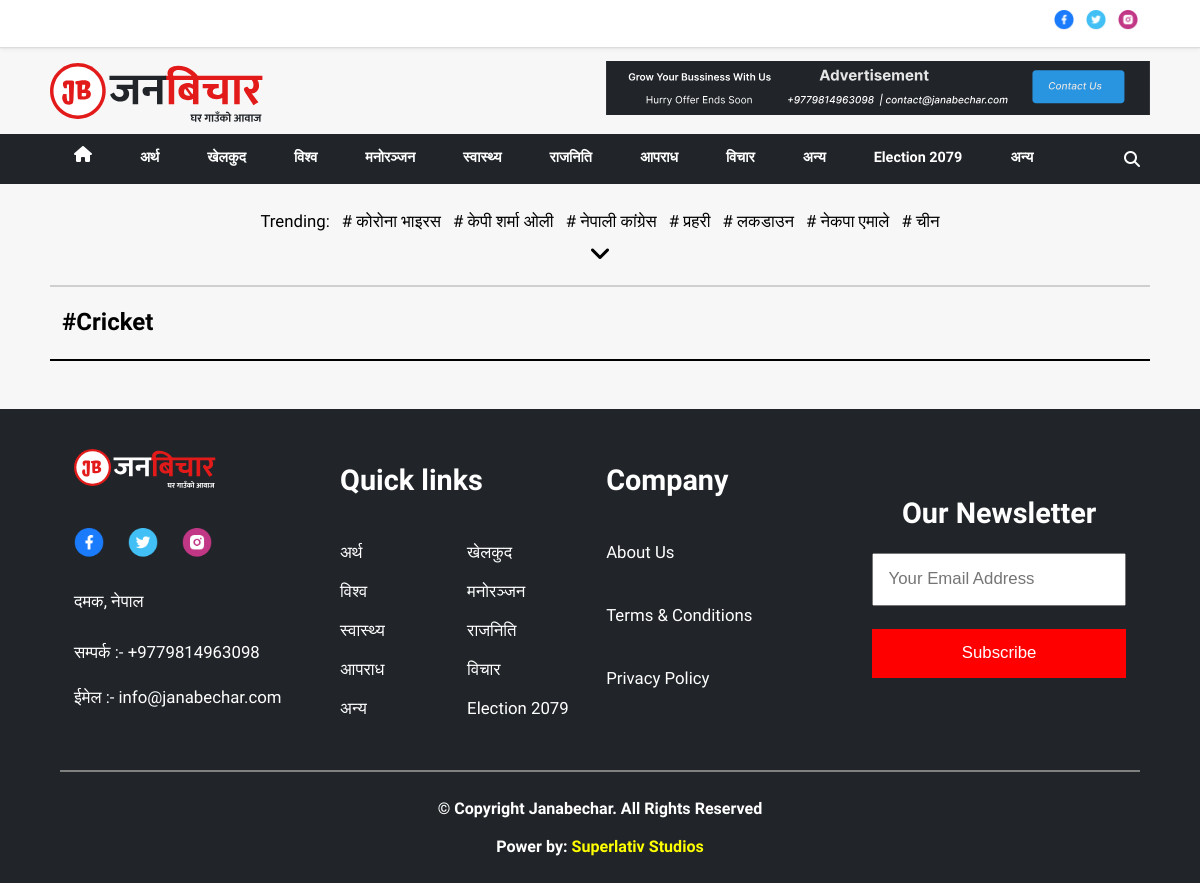
/tag/Cricket/, run on an earlier commit of the app's database.
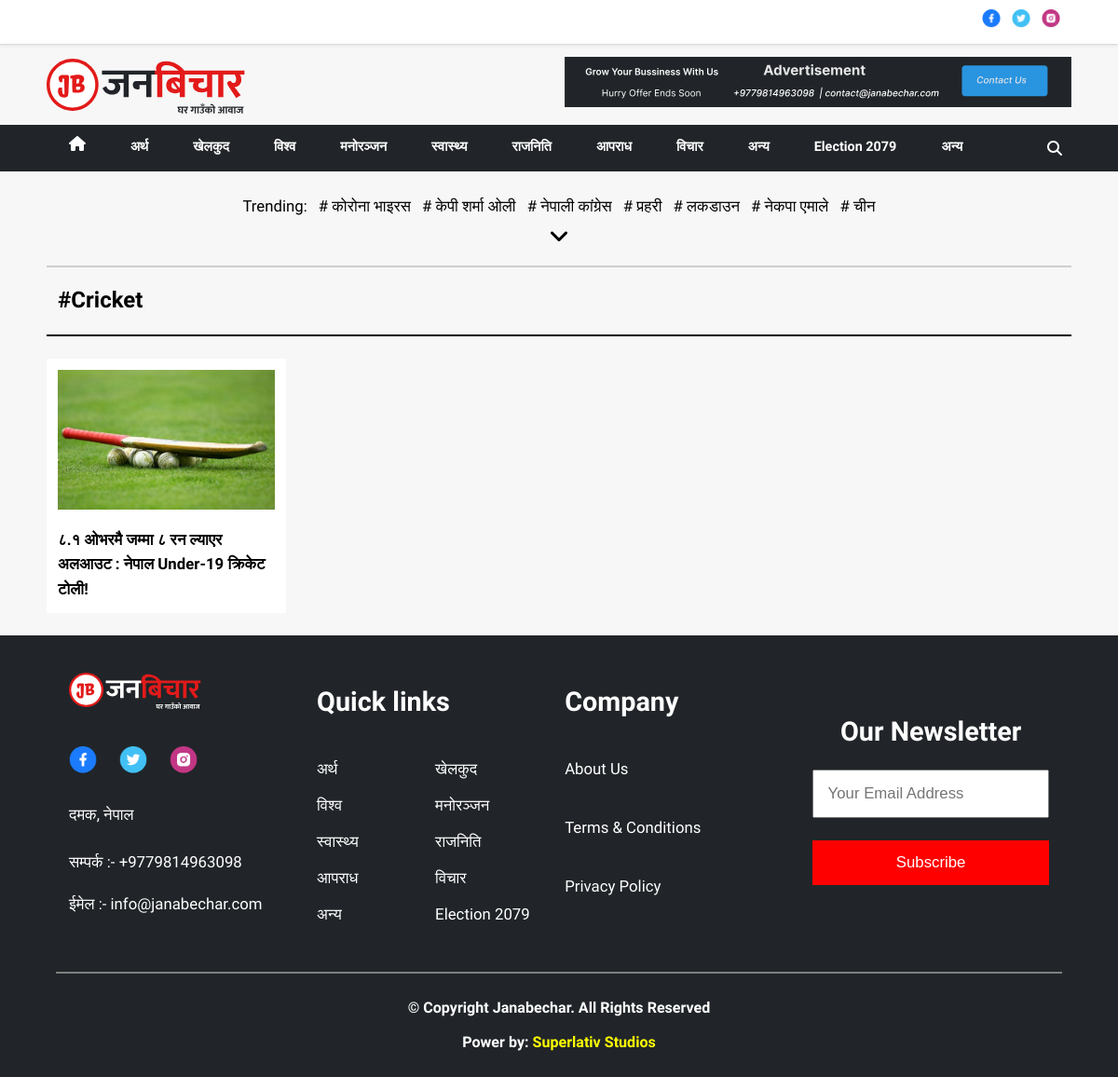
And on a later commit of the database.
### news/models.py (models this page shows, shortened)
class Category(models.Model):
    title = models.CharField(max_length=200, blank=True, null=True)
    name = models.CharField(max_length=200)

class Tag(models.Model):
    name = models.CharField(max_length=200)
    created_at = models.DateTimeField(auto_now_add=True)

class News(models.Model):
    title = models.CharField(max_length=500)
    is_highlighted = models.BooleanField(default=False)
    is_main = models.BooleanField(default=False)
    category = models.ForeignKey(
        Category, on_delete=models.CASCADE, related_name='cat')
    tag = models.ManyToManyField(
        Tag, blank=True, related_name='tag')
    description = models.TextField(blank=True, null=True)
    content = RichTextUploadingField(blank=True, null=True)
    image = models.ImageField(blank=True, upload_to=get_obs_upload_path())
    published_at = models.DateTimeField()
    updated_at = models.DateTimeField(auto_now=True)
    class Meta:
        verbose_name_plural = 'News'

### news/views.py (the view)
# urls.py: path("tag/<str:name>/", tag, name="tag"),
def tag(request, name):
    npdate = TodayBS()
    tags = Tag.objects.all()
    categories = Category.objects.all()
    news = News.objects.filter(tag__name=name).order_by('-published_at')
    page = "tag"
    context = {
        'npdate': npdate,
        'title': name,
        'page': page,
        'news': news,
        'tags': tags,
        'categories': categories,
    }
    return render(request, 'tage.html', context)

### news/utils.py (called while the page is built)
def TodayBS():
    today = datetime.now()
    date = convert_AD_to_BS(today.year, today.month, today.day)
    ne_date = bsdate(date[0], date[1], date[2])
    return ne_date.strftime("%B %d %Y,%A", lang='ne')

### templates/tage.html (shortened to what this page needs)
{% extends 'base.html' %}
{% load static %}
{% block content %}
<div class="fs-2 fw-bold pl-1  pv-1-5 border-style  my-container">#{{title}} </div>
<div class="my-container grid grid-column-4-1fr mob-grid gap-2 pt-2 pb-2">
    {% for new in news%}
    {% include 'include/news-article.html' %}
    {%endfor%}
</div>
{% endblock %}

### templates/include/header.html (shortened to what this page needs)
{% load static%}
<div class="expanded-w h-48 center border-bottom-1-gray box-white">
    <div class="row sb ai-center my-container pl-1 pr-1">
        <div class="row gap-1 center">
            <a href="#"> <img class="h-20" src="{% static 'media/Facebook.png' %}" alt=""></a>
            <a href="#"> <img class="h-20" src="{% static 'media/Twitter.png' %}" alt=""></a>
            <a href="#"> <img class="h-20" src="{% static 'media/Instagram.png' %}" alt=""></a>
        </div>
    </div>
</div>
<div class="my-container pv-0-5">
    <div class="grid-column-2-1fr mob-grid center gap-1">
        <div class="expanded-w center-800">
            <img class="cover expanded-40 pointer" onclick="redirectHome()"
                src="{% static 'media/logo/janabechar.svg' %}" alt="">
        </div>
        <div class="">
            <img class="cover expanded-w" src="{% static 'media/banner/banner.svg' %}" alt="">
        </div>
    </div>
</div>
<div class="nav-wrapper expanded-w bg-lightblack" id="nav-wrapper">
    <div class="container my-container ">
        <div class="menu-items fs-1-2" id="menu-items">
            {% if page == 'home' %}
            <a class="nav-link active text-white" href="{% url 'home' %}"> <i class="fa fa-home"
                    aria-hidden="true"></i></a>
            {% else %}
            <a class="nav-link" href="{% url 'home' %}"> <i class="fa fa-home" aria-hidden="true"></i></a>
            {% endif %}
            {% for category in categories %}
            {% if page == category.title %}
            <a class="nav-link active text-white" href="{% url 'category' title=category.title %}">{{category.name}}</a>
            {% else %}
            <a class="nav-link" href="{% url 'category' title=category.title %}">{{category.name}}</a>
            {% endif %}
            {%endfor%}
            <a class="nav-link" href="{% url 'category' title='more' %}">अन्य</a>
        </div>
        <div class="column">
            <i class="fa fa-search padding-10 text-white pointer" id="search-icon" aria-hidden="true"
                onclick="showSearchInput()">
            </i>
        </div>
    </div>
</div>

### templates/include/trending.html (shortened to what this page needs)
{% load static%}
<div class="my-container pad-2 fs-1-4 center bxshadow pt-2 pb-1">
    <div class="row-wrapper gap-1">
        <p>Trending:</p>
        {% for tag in tags %} {% if forloop.counter < 8 %} <a href="{% url 'tag' name=tag.name %}"># {{tag.name}}</a>
            {% endif %}
            {% endfor %}
    </div>
    <div class=" fw-bold">
        <p id="show-tag" class="pointer fs-2" onclick="showtages()">
            <i class="fa fa-angle-down" aria-hidden="true"></i>
        </p>
    </div>
</div>

### templates/include/news-article.html
{% load static %}
<div class="expanded-w bg-white pad-1">
    <a href="{% url 'news' id=new.id %}">
        <img class="expanded-w  h-150 cover pointer" src="{{new.image.url}}" alt="">
    </a>
    <div class="line-limit-3 fs-1-4 fw-bold pt-1">
        <a href="{% url 'news' id=new.id %}">
            {{new.title}}
        </a>
    </div>
</div>

### templates/include/footer.html (shortened to what this page needs)
{% load static %}
<footer class="expanded center bg-lightblack  ">
    <div class="my-container pad-2 grid grid-column-4-1fr mob-grid text-white gap-2 ">
        <div class="logo-footer column gap-1 expanded-w">
            <img class="expanded-60 pt-0-8" src="{% static 'media/logo/janabechar-black.svg' %}" alt="">
            <div class="row dec-none gap-2 pt-2  ">
                <a href="#"> <img class="h-30" src="{% static 'media/Facebook.png' %}" alt=""></a>
                <a href="#"> <img class="h-30" src="{% static 'media/Twitter.png' %}" alt=""></a>
                <a href="#"> <img class="h-30" src="{% static 'media/Instagram.png' %}" alt=""></a>
            </div>
            <div class=" pt-1 fs-1-4 ">दमक, नेपाल</div>
            <div class=" pt-1 fs-1-4 ">सम्पर्क :- +9779814963098</div>
            <div class=" pt-0-5 fs-1-4 ">ईमेल :- info@janabechar.com</div>
        </div>
        <div class="contact-footer column   gap-1 expanded-w  pt-2">
            <div class="fs-2-4 fw-bold">Quick links</div>
            <div class="grid grid-column-2-1fr pt-2 fs-1-4 text-white gap-1">
                {% for category in categories %}
                <a class=" text-white" href="{% url 'category' title=category.title %}">{{category.name}}</a>
                {% endfor %}
            </div>
        </div>
        <div class="contact-footer column gap-1 expanded-w pt-2">
            <a class=" fs-2-4 fw-bold">Company</a>
            <a class=" circle-icon pt-2 fs-1-4">About Us</a>
            <a class="fs-1-4 pt-2">Terms & Conditions</a>
            <a class="fs-1-4 pt-2">Privacy Policy</a>
        </div>
        <div class="expanded-w center">
            <div class="subscribe-box column gap-0-5 text-center expanded-w  h-200 expanded pt-1" id="subscribe-input">
                <a class=" fs-2-4 fw-bold">Our Newsletter</a>
                <div class="sb-1"></div>
                <input type="text" class="pad-1-2 fs-1-4" id="email-subscription" placeholder="Your Email Address">
                <div class="sb-1"></div>
                <button type="submit" class=" btn  pad-1-2 fs-1-4 text-white bg-red pointer" id="subscribe-button"
                    onclick="subscribe()">Subscribe</button>
            </div>
        </div>
    </div>
    <div class="sb-2"></div>
    <hr width="90%" color="gray">
    <div class="sb-2"></div>
    <div class="column center fs-2 text-white pb-2 gap-1">
        <h6>© Copyright Janabechar. All Rights Reserved</h6>
        <h6>Power by: <a class="text-yellow" href="http://superlativstudios.com/"> Superlativ Studios</a>
        </h6>
    </div>
</footer>

What changed in the data, as far as the page shows it:
added Tag: name "Cricket"
added News: image (picture), title "८.१ ओभरमै जम्मा ८ रन ल्याएर अलआउट : नेपाल Under-19 क्रिकेट टोली!"
Also different on the page:
{{ title }}: "Cricket" → (not shown)
